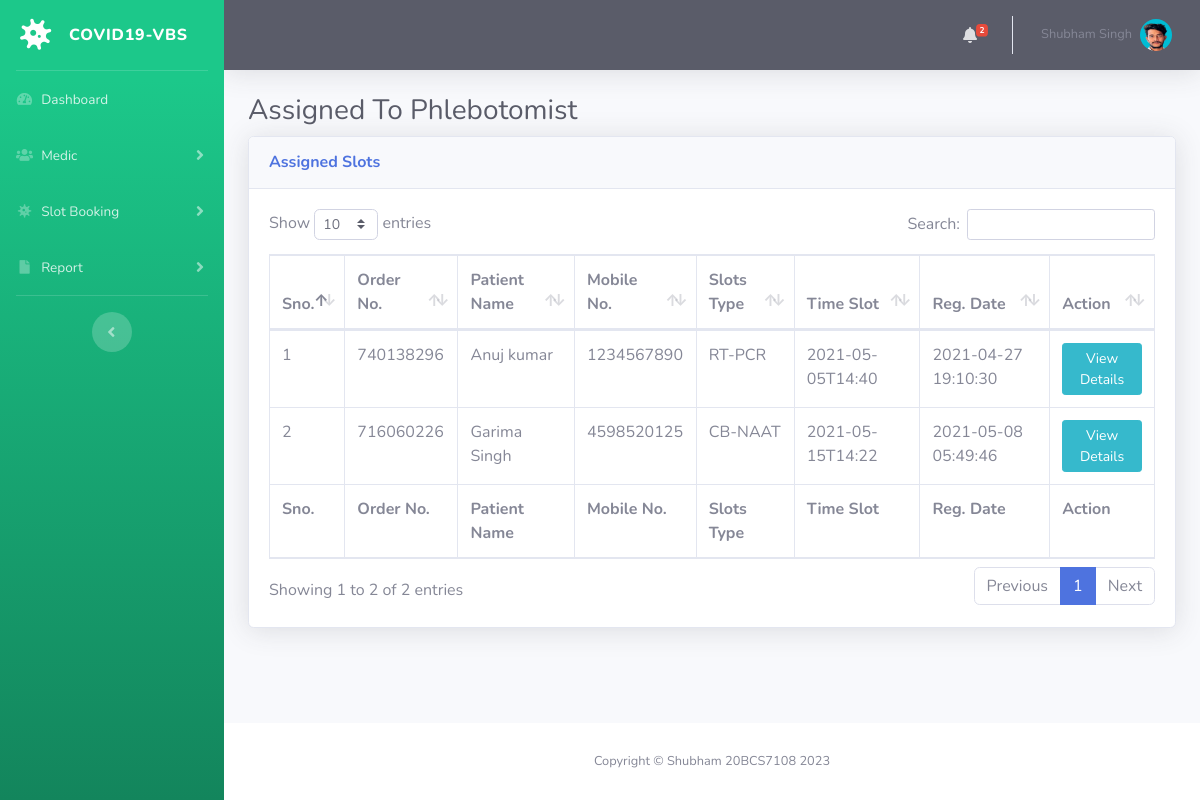
Page /assigned-test.php (signed in) on the committed database.
### tables this page shows
CREATE TABLE `tbltestrecord` (
  `id` int(11) NOT NULL,
  `OrderNumber` bigint(14) DEFAULT NULL,
  `PatientMobileNumber` bigint(14) DEFAULT NULL,
  `TestType` varchar(100) DEFAULT NULL,
  `TestTimeSlot` varchar(120) DEFAULT NULL,
  `ReportStatus` varchar(100) DEFAULT NULL,
  `FinalReport` varchar(150) DEFAULT NULL,
  `ReportUploadTime` varchar(200) DEFAULT NULL,
  `RegistrationDate` timestamp NULL DEFAULT current_timestamp(),
  `AssignedtoEmpId` varchar(150) DEFAULT NULL,
  `AssigntoName` varchar(180) DEFAULT NULL,
  `AssignedTime` varchar(100) DEFAULT NULL
);

CREATE TABLE `tblpatients` (
  `id` int(11) NOT NULL,
  `FullName` varchar(120) DEFAULT NULL,
  `MobileNumber` bigint(12) DEFAULT NULL,
  `DateOfBirth` date DEFAULT NULL,
  `GovtIssuedId` varchar(150) DEFAULT NULL,
  `GovtIssuedIdNo` varchar(150) DEFAULT NULL,
  `FullAddress` varchar(255) DEFAULT NULL,
  `State` varchar(200) DEFAULT NULL,
  `RegistrationDate` timestamp NOT NULL DEFAULT current_timestamp()
);

### assigned-test.php (the view, shortened to what this page needs)
<?php session_start();
include_once('includes/config.php');
if (strlen($_SESSION['aid']==0)) {
  header('location:logout.php');
  } else{
?>
<!DOCTYPE html>
<html lang="en">
<head>
    <link href="vendor/fontawesome-free/css/all.min.css" rel="stylesheet" type="text/css">
    <link href="css/sb-admin-2.min.css" rel="stylesheet">
    <link href="vendor/datatables/dataTables.bootstrap4.min.css" rel="stylesheet">
</head>
<body id="page-top">
    <div id="wrapper">
  <?php include_once('includes/sidebar.php');?>
        <div id="content-wrapper" class="d-flex flex-column">
            <div id="content">
<?php include_once('includes/topbar.php');?>
                <div class="container-fluid">
                    <h1 class="h3 mb-2 text-gray-800">Assigned To Phlebotomist</h1>
                    <div class="card shadow mb-4">
                        <div class="card-header py-3">
                            <h6 class="m-0 font-weight-bold text-primary">Assigned Slots</h6>
                        </div>
                        <div class="card-body">
                            <div class="table-responsive">
                                <form name="assignto" method="post">
                    <table class="table table-bordered" id="dataTable" width="100%" cellspacing="0">
                                    <thead>
                                        <tr>
                                            <th>Sno.</th>
                                            <th>Order No.</th>
                                            <th>Patient Name</th>
                                            <th>Mobile No.</th>
                                            <th>Slots Type</th>
                                            <th>Time Slot</th>
                                            <th>Reg. Date</th>
                                            <th>Action</th>
                                        </tr>
                                    </thead>
                                      <tfoot>
                                            <tr>
                                            <th>Sno.</th>
                                            <th>Order No.</th>
                                            <th>Patient Name</th>
                                            <th>Mobile No.</th>
                                            <th>Slots Type</th>
                                            <th>Time Slot</th>
                                            <th>Reg. Date</th>
                                            <th>Action</th>
                                        </tr>
                                    </tfoot>
                                    <tbody>
<?php $query=mysqli_query($con,"select tbltestrecord.OrderNumber,tblpatients.FullName,tblpatients.MobileNumber,tbltestrecord.TestType,tbltestrecord.TestTimeSlot,tbltestrecord.RegistrationDate,tbltestrecord.id as testid from tbltestrecord
join tblpatients on tblpatients.MobileNumber=tbltestrecord.PatientMobileNumber
where ReportStatus='Assigned'
    ");
$cnt=1;
while($row=mysqli_fetch_array($query)){
?>
                                        <tr>
                                            <td><?php echo $cnt;?></td>
                                            <td><?php echo $row['OrderNumber'];?></td>
                                            <td><?php echo $row['FullName'];?></td>
                                            <td><?php echo $row['MobileNumber'];?></td>
                                            <td><?php echo $row['TestType'];?></td>
                                            <td><?php echo $row['TestTimeSlot'];?></td>
                                             <td><?php echo $row['RegistrationDate'];?></td>
                                            <td>
                                <a href="test-details.php?tid=<?php echo $row['testid'];?>&&oid=<?php echo $row['OrderNumber'];?>" class="btn btn-info btn-sm">View Details</a>
                            </td>
                                        </tr>
<?php $cnt++;} ?>
                                    </tbody>
                                </table>
                                     </form>
                            </div>
                        </div>
                    </div>
                </div>
            </div>
    <?php include_once('includes/footer.php');?>
        </div>
    </div>
</body>
</html>
<?php } ?>

### includes/topbar.php (shortened to what this page needs)
      <nav class="navbar navbar-expand navbar-dark bg-dark topbar mb-4 static-top shadow">
            <?php if($_SESSION['aid']):?>
                    <ul class="navbar-nav ml-auto">
<?php $query=mysqli_query($con,"select * from tbltestrecord where ReportStatus is null");
$count=mysqli_num_rows($query);
?>
                        <li class="nav-item dropdown no-arrow mx-1">
                            <a class="nav-link dropdown-toggle" href="#" id="alertsDropdown" role="button"
                                data-toggle="dropdown" aria-haspopup="true" aria-expanded="false">
                                <i class="fas fa-bell fa-fw"></i>
                                <span class="badge badge-danger badge-counter"><?php echo $count;?></span>
                            </a>
                        </li>
                        <li class="nav-item dropdown no-arrow">
                            <a class="nav-link dropdown-toggle" href="#" id="userDropdown" role="button"
                                data-toggle="dropdown" aria-haspopup="true" aria-expanded="false">
                <?php
$adid=$_SESSION['aid'];
$ret1=mysqli_query($con,"select AdminName from tbladmin where ID='$adid'");
while($row1=mysqli_fetch_array($ret1)){
?>
                                <span class="mr-2 d-none d-lg-inline text-gray-600 small"><?php  echo $row1['AdminName'];?></span>
                           <?php } ?>
                                <img class="img-profile rounded-circle"
                                    src="img/shubham.png">
                            </a>
                        </li>
                    </ul>
                <?php endif;?>
                </nav>

### rows in the picture
tbltestrecord: OrderNumber "740138296", tblpatients.FullName "Anuj kumar", tblpatients.MobileNumber "1234567890", TestType "RT-PCR", TestTimeSlot "2021-05-05T14:40", RegistrationDate "2021-04-27 19:10:30"
tbltestrecord: OrderNumber "716060226", tblpatients.FullName "Garima Singh", tblpatients.MobileNumber "4598520125", TestType "CB-NAAT", TestTimeSlot "2021-05-15T14:22", RegistrationDate "2021-05-08 05:49:46"

### other values in the picture
$count "2"
$row1['AdminName'] "Shubham Singh"
